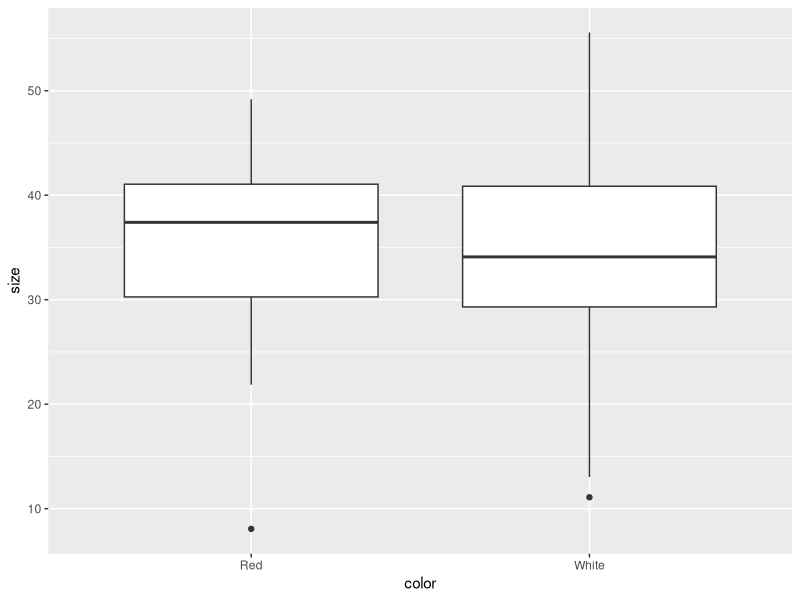
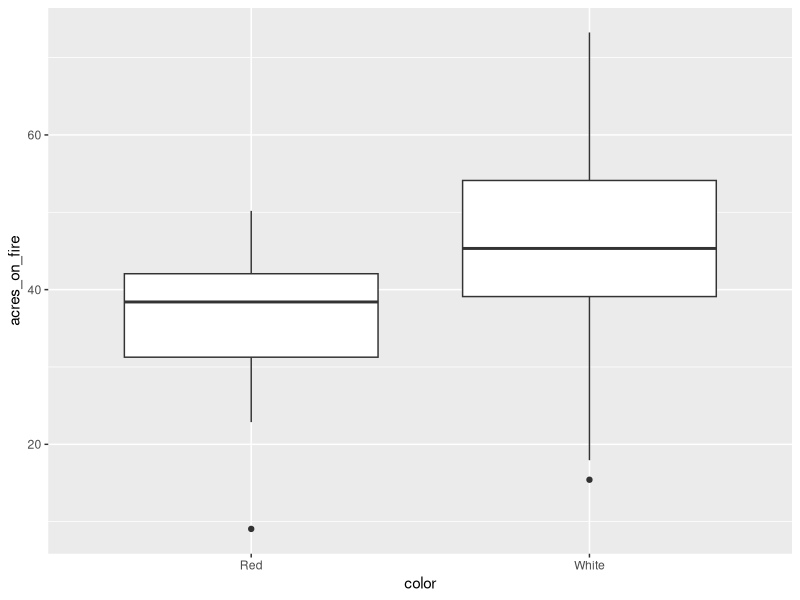
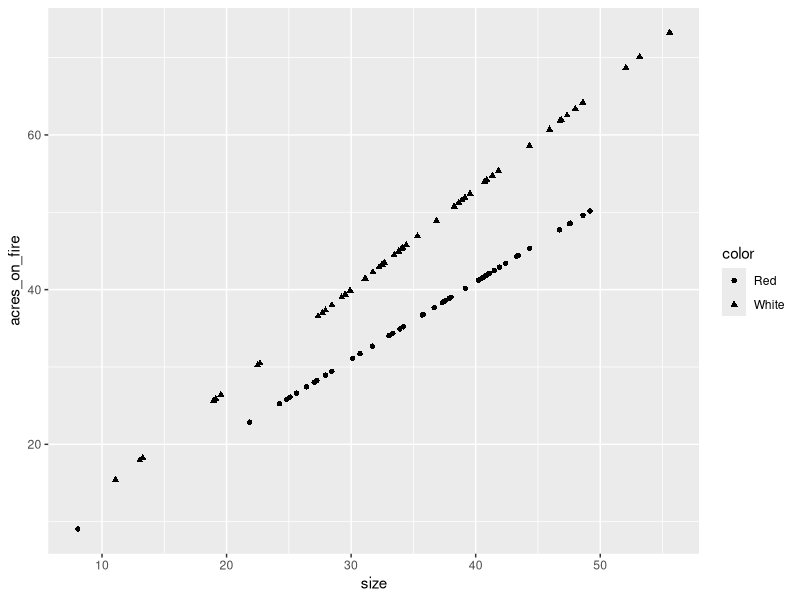

The R source for these figures, in order:
#### Working through Elizabeth's example data ----

#### load libraries
library(tidyverse)


# Ecological context: King Pendragon is trying to determine which dragons to hunt.
# Red dragons or white dragons, our just hunt based on size
# he needs to know so he can limit damage to the kingdom (acres burned)

# let's read in the data 

dragon_df <- read.csv("elizabeth_data.csv")

# let's do a little bit of data exploration before fitting a model

# boxplots are a nice visualization

boxplot1 <- ggplot(data = dragon_df, mapping = aes(x = color, y = size)) +
  geom_boxplot()

boxplot1 # looking at this the dragons seem pretty even in size 

# do they appear to burn different amounts of land?

boxplot2 <- ggplot(data = dragon_df, mapping = aes(x = color, y = acres_on_fire)) +
  geom_boxplot()

boxplot2

# it definitely looks like the white dragons set more land on fire than the red dragons

# we could even do a scatterplot of the data

scatterplot1 <- ggplot(data = dragon_df, mapping = aes(x = size, y = acres_on_fire, shape = color)) +
  geom_point()

scatterplot1

# looking at the scatterplot, it definitely looks like there might be a difference between the two
# categories of dragons (with red ones burning more on average, but acres burned also increasing with size)

# now we can use a linear model to look at the data

mod_dragons <- lm(acres_on_fire ~ size*color, data = dragon_df)
# the multiplication in the formula should count for the interaction effect?
# if I am understanding that correctly

# let's see a summary of this model

summary(mod_dragons)
